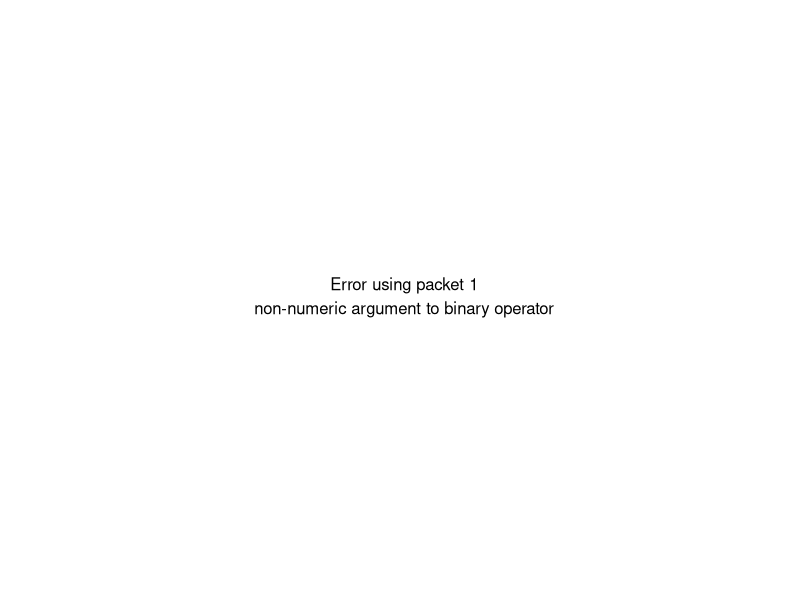
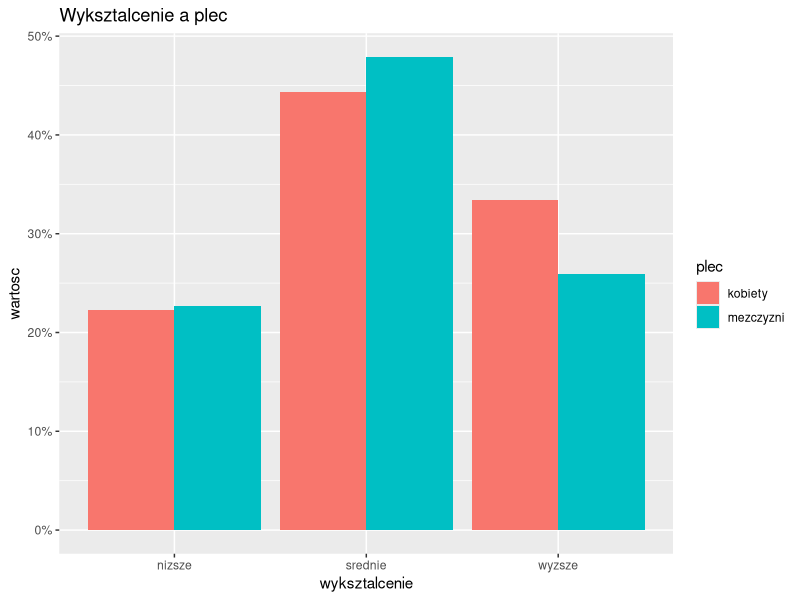
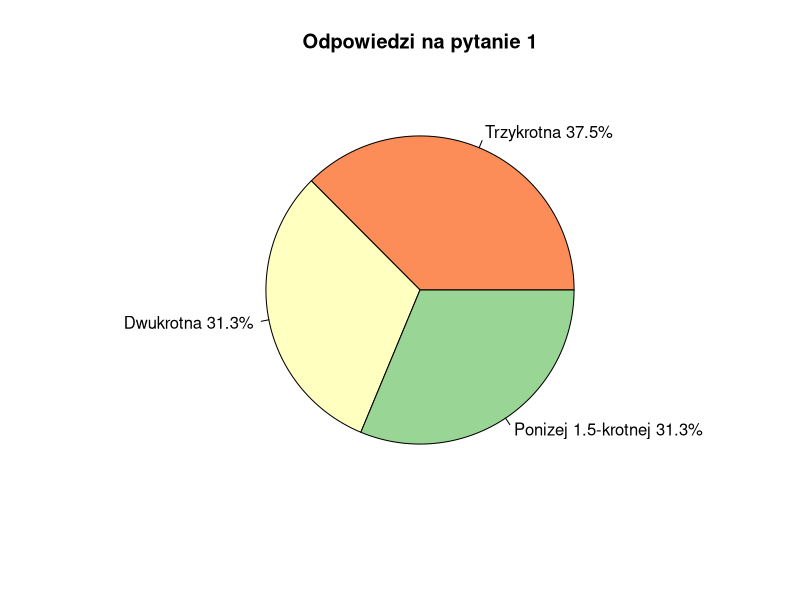
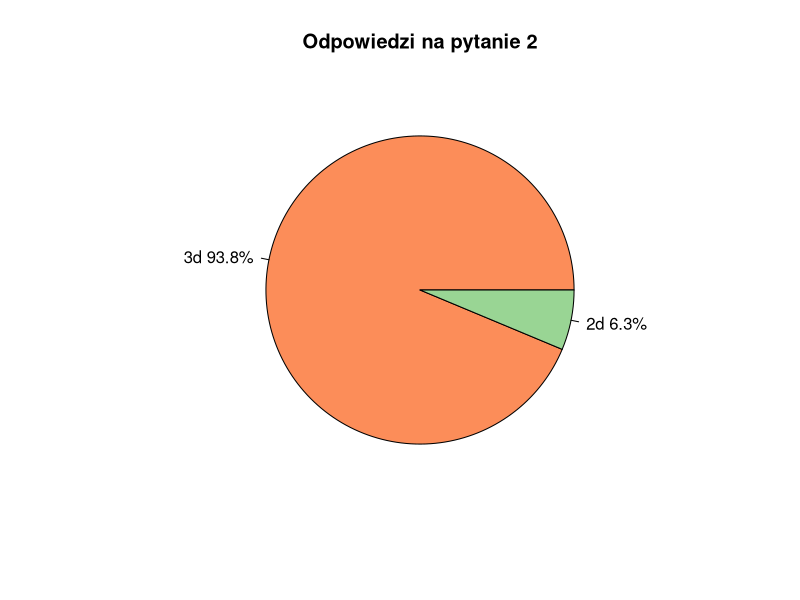
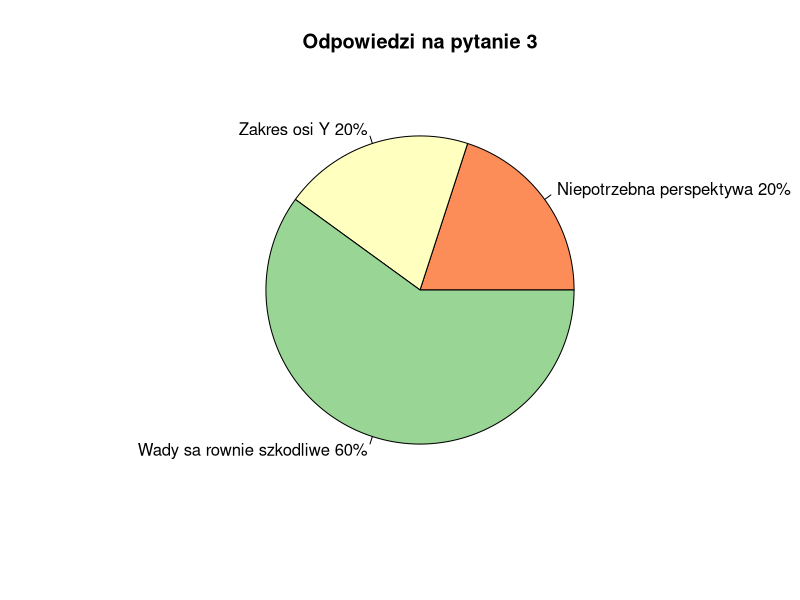

These figures' R source, in order:
## ---- chunk 1
knitr::opts_chunk$set(echo = TRUE)
library(ggplot2)
library(latticeExtra)
d <- read.table(text=' wyksztalcenie plec wartosc
nizsze   mezczyzni   0.227
srednie   mezczyzni   0.479
wyzsze   mezczyzni   0.259
nizsze   kobiety   0.223
srednie   kobiety   0.443
wyzsze   kobiety   0.334', header=TRUE)
## ---- chunk 2
cloud(wartosc~plec+wyksztalcenie, d, panel.3d.cloud=panel.3dbars, col.facet='grey', 
      xbase=0.4, ybase=0.4, scales=list(arrows=FALSE, col=1), 
      par.settings = list(axis.line = list(col = "transparent")))
## ---- chunk 3
ggplot(d, aes(x=wyksztalcenie, y=wartosc, fill=plec)) +
  scale_y_continuous(labels = scales::percent) +
  geom_bar(stat="identity", position=position_dodge()) +
  ggplot2::ggtitle('Wyksztalcenie a plec')
## ---- chunk 4
percents = c(37.5, 31.3, 31.3)
labels = c('Trzykrotna', 'Dwukrotna', 'Ponizej 1.5-krotnej')
labels <- paste(labels, percents) # add percents to labels 
labels <- paste(labels,"%",sep="")
pie(percents, labels, col = c('#fc8d59', '#ffffbf', '#99d594'), main='Odpowiedzi na pytanie 1')
## ---- chunk 5
percents = c(93.8, 6.3)
labels = c('3d', '2d')
labels <- paste(labels, percents) # add percents to labels 
labels <- paste(labels,"%",sep="")
pie(percents, labels, col = c('#fc8d59', '#99d594'), main='Odpowiedzi na pytanie 2')
## ---- chunk 6
percents = c(20, 20, 60)
labels = c('Niepotrzebna perspektywa', 'Zakres osi Y', 'Wady sa rownie szkodliwe')
labels <- paste(labels, percents) # add percents to labels 
labels <- paste(labels,"%",sep="")
pie(percents, labels, col = c('#fc8d59', '#ffffbf', '#99d594'), main='Odpowiedzi na pytanie 3')
